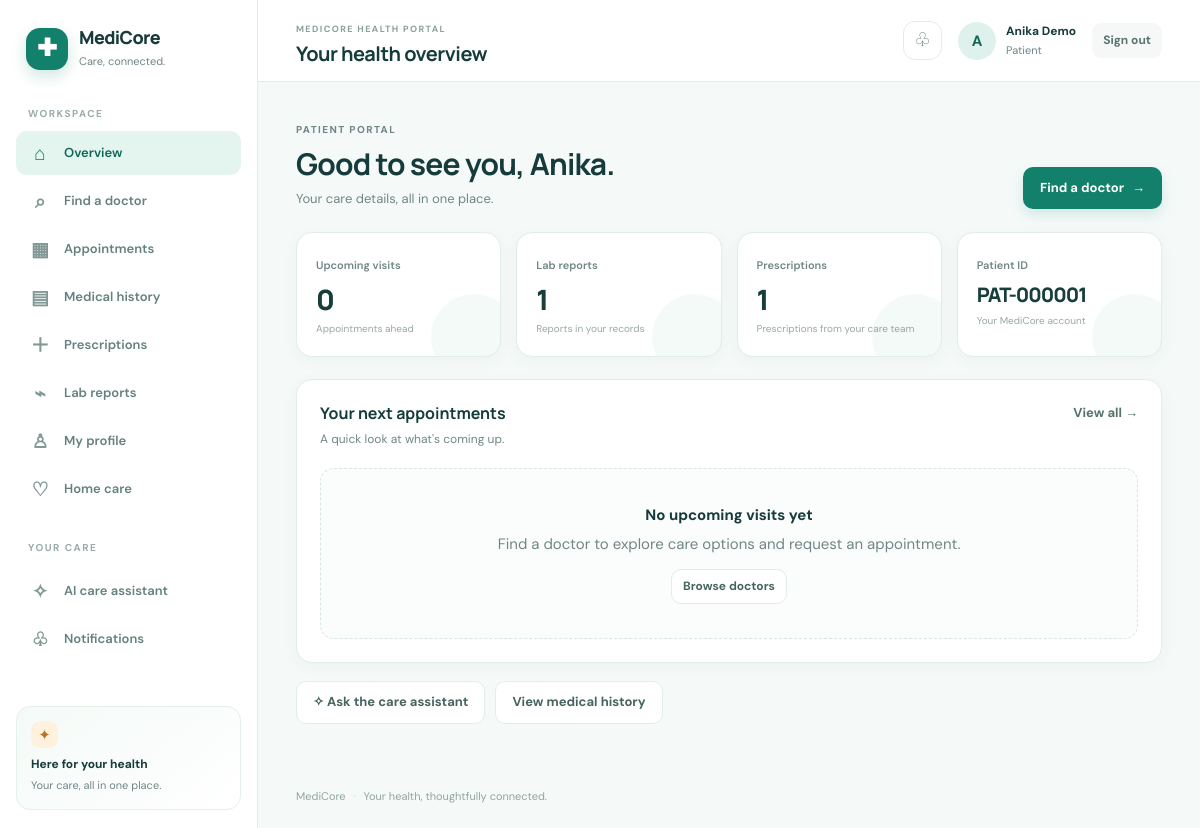
The page /patients/ (signed in) on the database its author committed.
### apps/accounts/models.py (models this page shows, shortened)
class User(AbstractUser):
    role = models.CharField(
        max_length=20,
        choices=Role.choices,
        default=Role.PATIENT,
    )
    public_id = models.CharField(
        max_length=20,
        unique=True,
        blank=True,
    )
    is_verified = models.BooleanField(default=False)

### apps/patients/views.py (the view)
@login_required
@role_required("PATIENT")
def patient_dashboard(request):
    upcoming_appointments = (
        Appointment.objects
        .filter(
            patient=request.user,
            date__gte=timezone.localdate(),
            status__in=[Appointment.Status.PENDING, Appointment.Status.CONFIRMED],
        )
        .select_related("doctor__user", "doctor__hospital", "department")
        .order_by("date", "start_time")
    )
    return render(
        request,
        "patients/dashboard.html",
        {
            "upcoming_appointments": upcoming_appointments[:5],
            "appointment_count": upcoming_appointments.count(),
            "lab_report_count": LabTestOrder.objects.filter(patient=request.user).count(),
            "prescription_count": Prescription.objects.filter(patient=request.user).count(),
        },
    )

### templates/patients/dashboard.html (shortened to what this page needs)
{% extends "base.html" %}
{% block page_heading %}Your health overview{% endblock %}
{% block content %}
<div class="page-header">
  <div><p class="eyebrow">PATIENT PORTAL</p><h1>Good to see you, {{ request.user.first_name|default:request.user.username }}.</h1><p>Your care details, all in one place.</p></div>
  <a class="btn btn-primary" href="{% url 'patients:find_doctors' %}">Find a doctor <span aria-hidden="true">→</span></a>
</div>
<div class="dashboard-grid">
  <article class="card stat-card"><span class="stat-label">Upcoming visits</span><div class="stat-value">{{ appointment_count }}</div><span class="stat-note">Appointments ahead</span></article>
  <article class="card stat-card"><span class="stat-label">Lab reports</span><div class="stat-value">{{ lab_report_count }}</div><span class="stat-note">Reports in your records</span></article>
  <article class="card stat-card"><span class="stat-label">Prescriptions</span><div class="stat-value">{{ prescription_count }}</div><span class="stat-note">Prescriptions from your care team</span></article>
  <article class="card stat-card"><span class="stat-label">Patient ID</span><div class="stat-value" style="font-size:20px">{{ request.user.public_id }}</div><span class="stat-note">Your MediCore account</span></article>
</div>
<section class="card">
  <div class="card-header"><div><h2 class="card-title">Your next appointments</h2><p class="text-muted" style="margin:5px 0 0;font-size:12px">A quick look at what's coming up.</p></div><a class="text-link" href="{% url 'patients:appointments' %}">View all →</a></div>
  {% if upcoming_appointments %}
  <div class="table-wrap"><table><thead><tr><th>Doctor</th><th>Department</th><th>Date &amp; time</th><th>Status</th></tr></thead><tbody>
    {% for appointment in upcoming_appointments %}<tr><td><strong>Dr. {{ appointment.doctor.user.get_full_name|default:appointment.doctor.user.username }}</strong></td><td>{{ appointment.department.name }}</td><td>{{ appointment.date|date:"M j, Y" }} · {{ appointment.start_time|time:"g:i A" }}</td><td><span class="badge {% if appointment.status == 'CONFIRMED' %}badge-success{% else %}badge-warning{% endif %}">{{ appointment.get_status_display }}</span></td></tr>{% endfor %}
  </tbody></table></div>
  {% else %}<div class="empty-state"><strong>No upcoming visits yet</strong>Find a doctor to explore care options and request an appointment.<div style="margin-top:13px"><a class="btn btn-secondary btn-small" href="{% url 'patients:find_doctors' %}">Browse doctors</a></div></div>{% endif %}
</section>
<div class="quick-actions" style="margin-top:18px"><a class="btn btn-secondary" href="{% url 'chatbot:page' %}">✧ Ask the care assistant</a><a class="btn btn-secondary" href="{% url 'patients:medical_history' %}">View medical history</a></div>
{% endblock %}

### templates/base.html (shortened to what this page needs)
{% load static %}
<!doctype html>
<html lang="en">
  <head>
    <link rel="stylesheet" href="{% static 'css/base.css' %}" />
    <link rel="stylesheet" href="{% static 'css/components.css' %}" />
    <link rel="stylesheet" href="{% static 'css/pages.css' %}" />
  </head>
  <body>
    {% if request.user.is_authenticated %}
    <div class="app-shell">
      <aside class="sidebar" id="app-sidebar" aria-label="Main navigation">
        <a class="brand" href="{% url 'home' %}">
          <span class="brand-icon" aria-hidden="true">✚</span>
          <span class="brand-copy"><strong>MediCore</strong><small>Care, connected.</small></span>
        </a>
        <div class="nav-caption">WORKSPACE</div>
        <nav class="sidebar-nav">
          {% if request.user.role == 'PATIENT' %}
            <a href="{% url 'patients:dashboard' %}" class="nav-item{% if request.resolver_match.url_name == 'dashboard' and request.resolver_match.namespace == 'patients' %} active{% endif %}"><span class="nav-icon">⌂</span>Overview</a>
            <a href="{% url 'patients:find_doctors' %}" class="nav-item{% if request.resolver_match.url_name == 'find_doctors' %} active{% endif %}"><span class="nav-icon">⌕</span>Find a doctor</a>
            <a href="{% url 'patients:appointments' %}" class="nav-item{% if request.resolver_match.url_name == 'appointments' %} active{% endif %}"><span class="nav-icon">▦</span>Appointments</a>
            <a href="{% url 'patients:medical_history' %}" class="nav-item{% if request.resolver_match.url_name == 'medical_history' %} active{% endif %}"><span class="nav-icon">▤</span>Medical history</a>
            <a href="{% url 'patients:prescriptions' %}" class="nav-item{% if request.resolver_match.url_name == 'prescriptions' %} active{% endif %}"><span class="nav-icon">＋</span>Prescriptions</a>
            <a href="{% url 'patients:lab_reports' %}" class="nav-item{% if request.resolver_match.url_name == 'lab_reports' %} active{% endif %}"><span class="nav-icon">⌁</span>Lab reports</a>
            <a href="{% url 'patients:profile' %}" class="nav-item{% if request.resolver_match.url_name == 'profile' and request.resolver_match.namespace == 'patients' %} active{% endif %}"><span class="nav-icon">♙</span>My profile</a>
            <a href="{% url 'nurses:my_home_care_requests' %}" class="nav-item"><span class="nav-icon">♡</span>Home care</a>
          {% elif request.user.role == 'LAB' %}
            <a href="{% url 'medical_records:lab_orders' %}" class="nav-item active"><span class="nav-icon">⌁</span>Lab orders</a>
          {% elif request.user.role == 'PHARMACIST' %}
            <a href="{% url 'pharmacy:prescriptions' %}" class="nav-item active"><span class="nav-icon">＋</span>Prescriptions</a>
          {% elif request.user.role == 'RECEPTIONIST' %}
            <a href="{% url 'billing:bills' %}" class="nav-item active"><span class="nav-icon">▤</span>Billing</a>
          {% elif request.user.is_superuser or request.user.role == 'ADMIN' %}
            <a href="{% url 'admin:index' %}" class="nav-item"><span class="nav-icon">⚙</span>Administration</a>
          {% endif %}
          <div class="nav-caption nav-caption-spaced">YOUR CARE</div>
          <a href="{% url 'chatbot:page' %}" class="nav-item{% if request.resolver_match.namespace == 'chatbot' %} active{% endif %}"><span class="nav-icon">✧</span>AI care assistant</a>
          <a href="{% url 'notifications:list' %}" class="nav-item{% if request.resolver_match.namespace == 'notifications' %} active{% endif %}"><span class="nav-icon">♧</span>Notifications</a>
        </nav>
        <div class="sidebar-footer">
          <div class="sidebar-help-mark">✦</div>
          <strong>Here for your health</strong>
          <span>Your care, all in one place.</span>
        </div>
      </aside>
      <main class="main-content">
        <header class="topbar">
          <div class="topbar-title-wrap">
            <div><span class="page-label">MEDICORE HEALTH PORTAL</span><h1>{% block page_heading %}Your workspace{% endblock %}</h1></div>
          </div>
          <div class="topbar-actions">
            <a class="icon-button notification-link" href="{% url 'notifications:list' %}" aria-label="Notifications">♧</a>
            <div class="user-mini">
              <div class="avatar">{{ request.user.first_name|default:request.user.username|slice:':1'|upper }}</div>
              <div class="user-details"><strong>{{ request.user.get_full_name|default:request.user.username }}</strong><span>{{ request.user.get_role_display }}</span></div>
            </div>
            <form method="post" action="{% url 'logout' %}" class="logout-form">{% csrf_token %}<button type="submit" class="logout-button">Sign out</button></form>
          </div>
        </header>
    {% endif %}
    {% if request.user.is_authenticated %}<section class="page-content">{% else %}<main class="public-content">{% endif %}
      {% block content %}{% endblock %}
    {% if request.user.is_authenticated %}</section>{% else %}</main>{% endif %}
    {% if request.user.is_authenticated %}
      <footer class="site-footer">MediCore <span>·</span> Your health, thoughtfully connected.</footer>
    </main>
    </div>
    {% else %}
      <footer class="site-footer">MediCore <span>·</span> Your health, thoughtfully connected.</footer>
    </div>
    {% endif %}
  </body>
</html>

### static/css/components.css (style rules this page uses)
.card, .dashboard-card, .content-card { padding: 23px; border: 1px solid var(--border); border-radius: var(--radius-md); background: var(--surface); box-shadow: var(--shadow-sm); }
.card-header { display: flex; align-items: flex-start; justify-content: space-between; gap: 16px; margin-bottom: 19px; }
.card-title { font: 700 16px/1.35 Manrope, sans-serif; }
.btn { display: inline-flex; min-height: 42px; align-items: center; justify-content: center; gap: 8px; padding: 10px 16px; border: 1px solid transparent; border-radius: 10px; font-size: 13px; font-weight: 700; transition: transform .16s ease, background .16s ease, box-shadow .16s ease; }
.btn-primary { background: var(--primary); box-shadow: 0 6px 14px rgba(18,128,106,.15); color: #fff; }
.btn-secondary { border-color: var(--border); background: #fff; color: #476560; }
.btn-small { min-height: 34px; padding: 7px 11px; font-size: 12px; }
.page-header { display: flex; align-items: flex-end; justify-content: space-between; gap: 18px; margin-bottom: 23px; }
.page-header h1 { font-size: clamp(22px, 3vw, 30px); letter-spacing: -.8px; }
.page-header p { margin: 6px 0 0; color: var(--muted); font-size: 13px; }
.eyebrow { margin-bottom: 7px !important; color: var(--primary); font-size: 10px !important; font-weight: 800; letter-spacing: 1.4px; text-transform: uppercase; }
.text-muted { color: var(--muted); }
.empty-state { padding: 34px 18px; border: 1px dashed #d8e6e1; border-radius: 14px; background: #fbfdfc; color: var(--muted); text-align: center; }
.empty-state strong { display: block; margin-bottom: 5px; color: var(--text); }
.quick-actions { display: flex; flex-wrap: wrap; gap: 10px; }
.dashboard-grid, .page-grid { display: grid; grid-template-columns: repeat(4, minmax(0, 1fr)); gap: 15px; margin-bottom: 22px; }
.stat-card { position: relative; overflow: hidden; padding: 19px; }
.stat-card::after { position: absolute; right: -17px; bottom: -24px; width: 86px; height: 86px; border-radius: 50%; background: rgba(18,128,106,.045); content: ""; }
.stat-label { color: var(--muted); font-size: 11px; font-weight: 600; }
.stat-value { margin-top: 9px; color: #173e3a; font: 800 28px/1 Manrope, sans-serif; letter-spacing: -1px; }
.stat-note { display: block; margin-top: 8px; color: #98a9a5; font-size: 10px; }

### rows shown on the page
User: user.first_name "A", user.get_full_name "Anika Demo", user.role "Patient", user.first_name "Anika", user.public_id "PAT-000001"

### other values the page prints
{{ appointment_count }} "0"
{{ lab_report_count }} "1"
{{ prescription_count }} "1"
